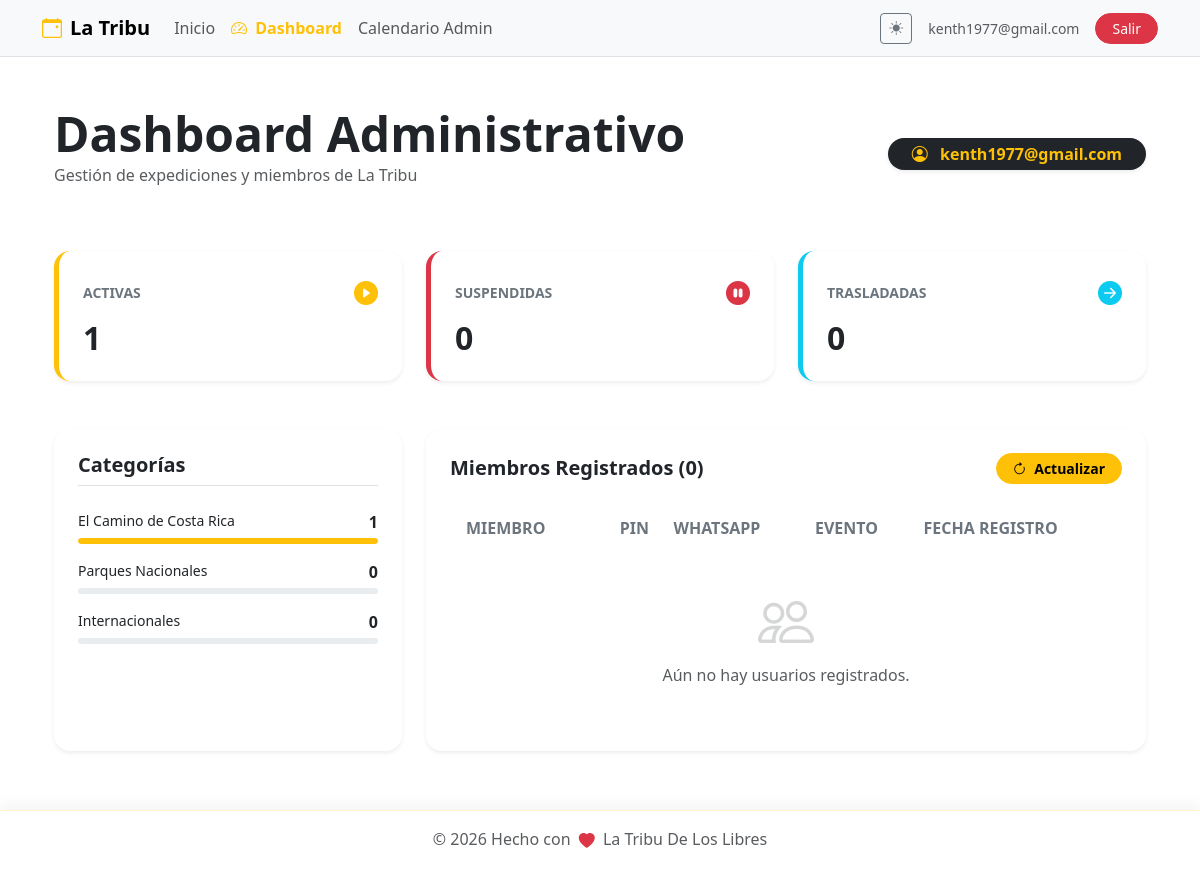
The app's page /admin/dashboard (signed in), older data.
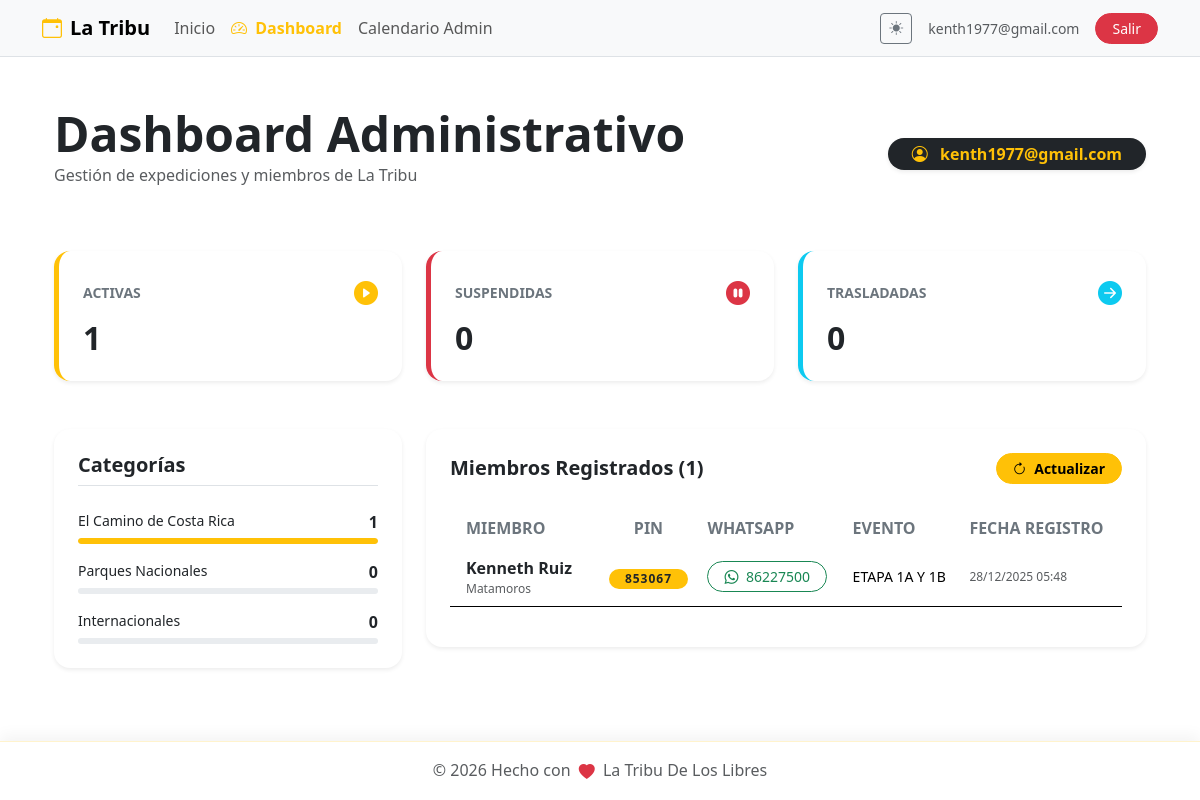
The same page, newer data.
### db.py (models this page shows)
class User(db.Model, UserMixin):
    id = db.Column(db.Integer, primary_key=True)
    email = db.Column(db.String(120), unique=True, nullable=False)
    password = db.Column(db.String(60), nullable=False)
    is_superuser = db.Column(db.Boolean, default=False)

class Booking(db.Model):
    id = db.Column(db.Integer, primary_key=True)
    nombre = db.Column(db.String(100), nullable=False)
    apellido1 = db.Column(db.String(100), nullable=False)
    apellido2 = db.Column(db.String(100))
    telefono = db.Column(db.String(20), nullable=False)
    pin = db.Column(db.String(10), nullable=False, unique=True)
    event_id = db.Column(db.Integer, db.ForeignKey('event.id'), nullable=False)
    created_at = db.Column(db.DateTime, default=datetime.utcnow)

class Event(db.Model):
    id = db.Column(db.Integer, primary_key=True)
    title = db.Column(db.String(100), nullable=False) # Nombre del Evento
    flyer = db.Column(db.String(255), nullable=True) # Imagen
    currency = db.Column(db.String(5), default='¢') # $, ¢
    price = db.Column(db.Float, default=0.0)
    activity_type = db.Column(db.String(100)) # Caminata, Taller, etc.
    duration_days = db.Column(db.Integer, default=1)
    event_date = db.Column(db.Date, nullable=False) # Inicio o Fecha única
    end_date = db.Column(db.Date, nullable=True) # Solo si días > 1
    departure_point = db.Column(db.String(150))
    departure_time = db.Column(db.String(50))
    difficulty = db.Column(db.String(50))
    distance = db.Column(db.String(50))
    capacity = db.Column(db.Integer)
    reservation_fee = db.Column(db.String(100)) # Reserva con
    description = db.Column(db.Text)
    pickup_point = db.Column(db.String(150)) # Se recoge en
    status = db.Column(db.String(50), default='Activa') # Activa, Pendiente, Suspendido, Se Traslado
    moved_date = db.Column(db.Date, nullable=True) # Nueva fecha si se trasladó
    created_at = db.Column(db.DateTime, default=datetime.utcnow)
    updated_at = db.Column(db.DateTime, default=datetime.utcnow, onupdate=datetime.utcnow)
    bookings = db.relationship('Booking', backref='event', lazy=True, cascade="all, delete-orphan")

### app.py (the view)
@main_bp.route('/admin/dashboard')
@login_required
def dashboard():
    if not current_user.is_superuser:
        flash('Acceso denegado.', 'danger')
        return redirect(url_for('main.home'))
    total_count = Event.query.count()
    stats = {
        'total': total_count,
        'active': Event.query.filter_by(status='Activa').count(),
        'cancelled': Event.query.filter_by(status='Suspendido').count(),
        'moved': Event.query.filter_by(status='Se Traslado').count(),
        'camino': Event.query.filter_by(activity_type='El Camino de Costa Rica').count(),
        'nacionales': Event.query.filter_by(activity_type='Parque Nacional').count(),
        'internacionales': Event.query.filter_by(activity_type='Internacional').count()
    }
    bookings = Booking.query.order_by(Booking.created_at.desc()).all()
    return render_template('dashboard.html', stats=stats, bookings=bookings)

### app.py (called while the page is built)
@login_manager.user_loader
def load_user(user_id):
    return User.query.get(int(user_id))

@app.context_processor
def inject_global_vars():
    search_month_idx = request.args.get('search_month', type=int)
    if not search_month_idx:
        target_month = datetime.now().month
    else:
        target_month = search_month_idx
    count = Event.query.filter(extract('month', Event.event_date) == target_month).count()
    return dict(month_activity_count=count, meses_lista=MESES_ES)

### templates/dashboard.html (shortened to what this page needs)
{% extends "base.html" %}
{% block content %}
<div class="container py-4">
    <div class="row mb-5 align-items-center">
        <div class="col-md-8">
            <h1 class="display-5 fw-bold mb-0">Dashboard Administrativo</h1>
            <p class="text-muted">Gestión de expediciones y miembros de La Tribu</p>
        </div>
        <div class="col-md-4 text-md-end">
            <div class="badge bg-dark text-warning px-4 py-2 rounded-pill shadow-sm fs-6">
                <i class="bi bi-person-circle me-2"></i> {{ current_user.email }}
            </div>
        </div>
    </div>
    <div class="row g-4 mb-5">
        <div class="col-md-4">
            <div class="card border-0 shadow-sm rounded-4 h-100 bg-body">
                <div class="card-body p-4 border-start border-warning border-5 rounded-4">
                    <div class="d-flex justify-content-between align-items-center mb-2">
                        <small class="text-secondary fw-bold text-uppercase">Activas</small>
                        <i class="bi bi-play-circle-fill text-warning fs-4"></i>
                    </div>
                    <h2 class="fw-bold mb-0">{{ stats.active }}</h2>
                </div>
            </div>
        </div>
        <div class="col-md-4">
            <div class="card border-0 shadow-sm rounded-4 h-100 bg-body">
                <div class="card-body p-4 border-start border-danger border-5 rounded-4">
                    <div class="d-flex justify-content-between align-items-center mb-2">
                        <small class="text-secondary fw-bold text-uppercase">Suspendidas</small>
                        <i class="bi bi-pause-circle-fill text-danger fs-4"></i>
                    </div>
                    <h2 class="fw-bold mb-0">{{ stats.cancelled }}</h2>
                </div>
            </div>
        </div>
        <div class="col-md-4">
            <div class="card border-0 shadow-sm rounded-4 h-100 bg-body">
                <div class="card-body p-4 border-start border-info border-5 rounded-4">
                    <div class="d-flex justify-content-between align-items-center mb-2">
                        <small class="text-secondary fw-bold text-uppercase">Trasladadas</small>
                        <i class="bi bi-arrow-right-circle-fill text-info fs-4"></i>
                    </div>
                    <h2 class="fw-bold mb-0">{{ stats.moved }}</h2>
                </div>
            </div>
        </div>
    </div>
    <div class="row g-4">
        <div class="col-lg-4">
            <div class="card border-0 shadow-sm rounded-4 h-100 bg-body">
                <div class="card-body p-4">
                    <h5 class="fw-bold mb-4 border-bottom pb-2">Categorías</h5>
                    <div class="mb-3">
                        <div class="d-flex justify-content-between mb-1">
                            <span class="small">El Camino de Costa Rica</span>
                            <span class="fw-bold">{{ stats.camino }}</span>
                        </div>
                        <div class="progress" style="height: 6px;">
                            <div class="progress-bar bg-warning" style="width: {{ (stats.camino / stats.total * 100) if stats.total > 0 else 0 }}%"></div>
                        </div>
                    </div>
                    <div class="mb-3">
                        <div class="d-flex justify-content-between mb-1">
                            <span class="small">Parques Nacionales</span>
                            <span class="fw-bold">{{ stats.nacionales }}</span>
                        </div>
                        <div class="progress" style="height: 6px;">
                        </div>
                    </div>
                    <div>
                        <div class="d-flex justify-content-between mb-1">
                            <span class="small">Internacionales</span>
                            <span class="fw-bold">{{ stats.internacionales }}</span>
                        </div>
                        <div class="progress" style="height: 6px;">
                        </div>
                    </div>
                </div>
            </div>
        </div>
        <div class="col-lg-8">
            <div class="card border-0 shadow-sm rounded-4 bg-body">
                <div class="card-body p-4">
                    <div class="d-flex justify-content-between align-items-center mb-4">
                        <h5 class="fw-bold mb-0">Miembros Registrados ({{ bookings|length }})</h5>
                        <button class="btn btn-sm btn-warning fw-bold rounded-pill px-3" onclick="window.location.reload()">
                            <i class="bi bi-arrow-clockwise me-1"></i> Actualizar
                        </button>
                    </div>
                    <div class="table-responsive">
                        <table class="table table-hover align-middle shadow-none border-0">
                            <thead class="bg-body-tertiary">
                                <tr>
                                    <th class="border-0 px-3">Miembro</th>
                                    <th class="border-0 text-center">PIN</th>
                                    <th class="border-0">WhatsApp</th>
                                    <th class="border-0">Evento</th>
                                    <th class="border-0">Fecha Registro</th>
                                </tr>
                            </thead>
                            <tbody>
                                {% for b in bookings %}
                                <tr>
                                    <td class="px-3">
                                        <div class="fw-bold text-body">{{ b.nombre }} {{ b.apellido1 }}</div>
                                        <div class="x-small text-muted">{{ b.apellido2 or '' }}</div>
                                    </td>
                                    <td class="text-center">
                                        <span class="badge bg-warning text-dark px-3 rounded-pill fw-bold" style="letter-spacing: 1px;">{{ b.pin }}</span>
                                    </td>
                                    <td>
                                        <a href="https://wa.me/506{{ b.telefono }}" target="_blank" class="btn btn-sm btn-outline-success rounded-pill px-3">
                                            <i class="bi bi-whatsapp me-1"></i> {{ b.telefono }}
                                        </a>
                                    </td>
                                    <td>
                                        <div class="text-truncate small" style="max-width: 120px;" title="{{ b.event.title }}">
                                            {{ b.event.title }}
                                        </div>
                                    </td>
                                    <td>
                                        <div class="x-small text-muted">{{ b.created_at.strftime('%d/%m/%Y %H:%M') }}</div>
                                    </td>
                                </tr>
                                {% endfor %}
                            </tbody>
                        </table>
                    </div>
                    {% if not bookings %}
                    <div class="text-center py-4">
                        <i class="bi bi-people text-muted opacity-25 display-4"></i>
                        <p class="text-muted mt-2">Aún no hay usuarios registrados.</p>
                    </div>
                    {% endif %}
                </div>
            </div>
        </div>
    </div>
</div>
{% endblock %}

### templates/base.html (shortened to what this page needs)
<!DOCTYPE html>
<html lang="es" data-bs-theme="light">
<head>
    <link href="https://cdn.jsdelivr.net/npm/bootstrap@5.3.2/dist/css/bootstrap.min.css" rel="stylesheet">
    <link rel="stylesheet" href="https://cdn.jsdelivr.net/npm/bootstrap-icons@1.11.1/font/bootstrap-icons.css">
    <link rel="stylesheet" href="{{ url_for('static', filename='css/style.css') }}">
</head>
<body>
    <nav class="navbar navbar-expand-lg bg-body-tertiary border-bottom sticky-top">
        <div class="container">
            <a class="navbar-brand fw-bold" href="{{ url_for('main.home') }}">
                <i class="bi bi-calendar-event me-2 text-warning"></i>La Tribu
            </a>
            <div class="collapse navbar-collapse" id="navbarNav">
                <ul class="navbar-nav me-auto">
                    <li class="nav-item">
                        <a class="nav-link" href="{{ url_for('main.home') }}">Inicio</a>
                    </li>
                    {% if current_user.is_authenticated and current_user.is_superuser %}
                    <li class="nav-item">
                        <a class="nav-link fw-bold text-warning" href="{{ url_for('main.dashboard') }}">
                            <i class="bi bi-speedometer2 me-1"></i> Dashboard
                        </a>
                    </li>
                    <li class="nav-item">
                        <a class="nav-link" href="{{ url_for('calendar_view.view') }}">Calendario Admin</a>
                    </li>
                    {% endif %}
                </ul>
                <div class="d-flex align-items-center gap-3">
                    <button class="btn btn-sm btn-outline-secondary" id="themeToggler" title="Cambiar tema">
                        <i class="bi bi-sun-fill" id="themeIcon"></i>
                    </button>
                    {% if current_user.is_authenticated %}
                        <span class="small text-muted d-none d-md-inline">{{ current_user.email }}</span>
                        <a href="{{ url_for('auth.logout') }}" class="btn btn-danger btn-sm rounded-pill px-3">Salir</a>
                    {% else %}
                        <a href="{{ url_for('auth.login') }}" class="btn btn-warning btn-sm text-dark fw-bold rounded-pill px-3">Login Admin</a>
                    {% endif %}
                </div>
            </div>
        </div>
    </nav>
    <main class="container py-4">
        {% block content %}{% endblock %}
    </main>
    <footer class="footer-sticky-blur py-3 text-center">
        <div class="container">
            <span class="text-body-secondary fw-medium">
                © 2026 Hecho con <i class="bi bi-heart-fill text-danger heart-beat mx-1"></i> La Tribu De Los Libres
            </span>
        </div>
    </footer>
</body>
</html>

### static/css/style.css (style rules this page uses)
:root { --cell-min-height: 120px; --border-color: #dee2e6; }

### templates/base.html (style rules this page uses)
.heart-beat { display: inline-block; animation: heartbeat 1.5s infinite; vertical-align: middle; }
.footer-sticky-blur { position: fixed; bottom: 0; width: 100%; z-index: 1030; backdrop-filter: blur(12px); -webkit-backdrop-filter: blur(12px); background-color: rgba(var(--bs-body-bg-rgb), 0.8) !important; border-top: 1px solid rgba(var(--bs-warning-rgb), 0.2); box-shadow: 0 -5px 15px rgba(0, 0, 0, 0.05); }
body { padding-bottom: 70px; min-height: 100vh; display: flex; flex-direction: column; }
main { flex: 1; }

### templates/dashboard.html (style rules this page uses)
.x-small { font-size: 0.75rem; }
.table th { font-weight: 700; text-transform: uppercase; color: var(--bs-secondary); }
.progress-bar { border-radius: 10px; }

Row changes from the older to the newer data that the page shows:
added Booking: nombre "Kenneth", apellido1 "Ruiz", apellido2 "Matamoros", pin "853067", telefono "86227500", event "ETAPA 1A Y 1B", created_at "28/12/2025 05:48"
Text that changed along with them:
{{ bookings|length }}: "0" → "1"
text no longer shown: "Aún no hay usuarios registrados."
